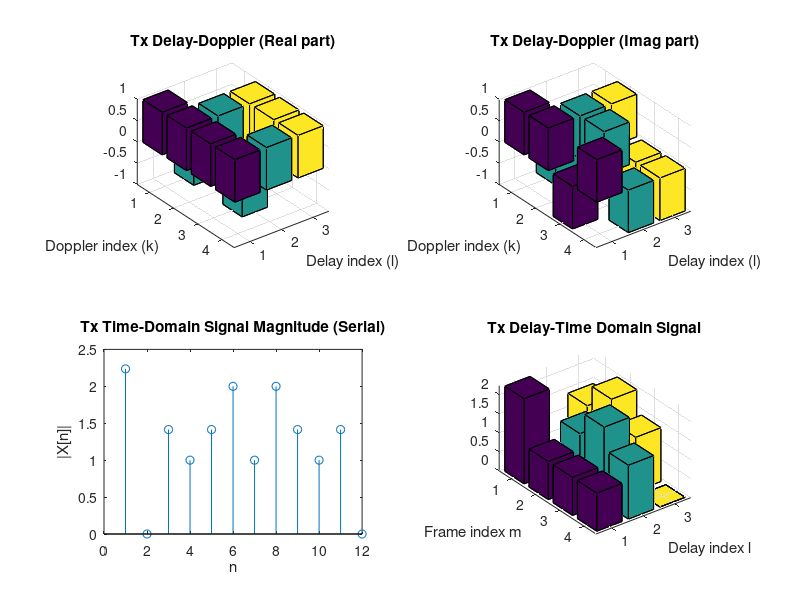
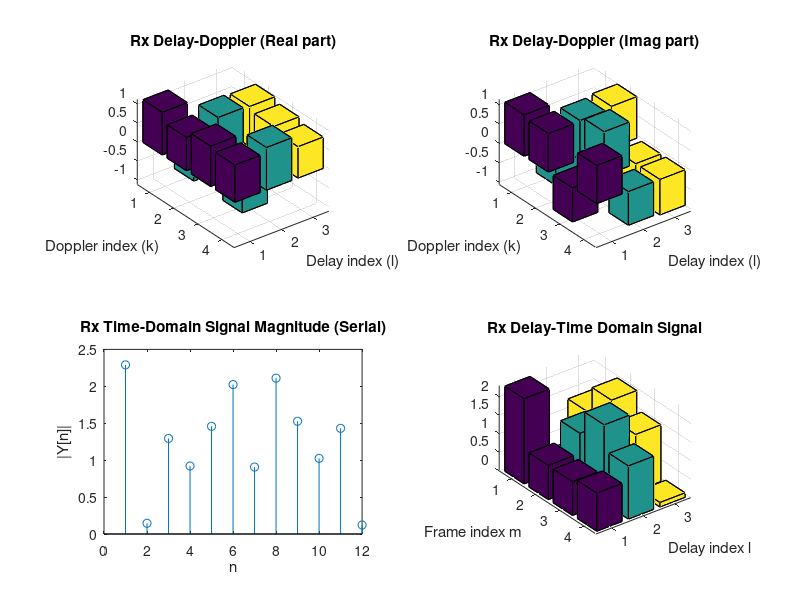

MATLAB code to generate these figures, in order:
%% OTFS Simulation using DZT-OTFS with AWGN Channel
clear all; close all; clc;

%% Parameters
L = 3;            % Number of delay bins
K = 4;            % Number of Doppler bins
N = L * K;        % Total number of time samples
SNR_dB = 20;      % SNR in dB for the AWGN channel

%% Generate delay-Doppler domain symbols (e.g., QPSK)
% Here we use QPSK symbols from the set {1+j, 1-j, -1+j, -1-j}
constellation = [1+1j, 1-1j, -1+1j, -1-1j];
rng(123); % for reproducibility
Z_tx = constellation(randi([1, length(constellation)], K, L));

%% Transmit: IDZT to obtain time-domain signal X[n]
X_tx = zeros(N,1); % preallocate time-domain signal

for n = 0:N-1
    l_idx = mod(n, L);         % delay index (0,...,L-1)
    m = floor(n/L);            % frame (or time index) corresponding to Doppler phase
    sum_val = 0;
    for k = 0:K-1
        % Note: MATLAB indices start at 1, so add 1
        sum_val = sum_val + Z_tx(k+1, l_idx+1) * exp(1j*2*pi*m*(k/K));
    end
    X_tx(n+1) = (1/sqrt(K)) * sum_val;
end

%% Reshape transmitted time-domain signal to show delay-time structure
% Each column corresponds to a frame (m) and each row corresponds to delay index l.
X_tx_mat = reshape(X_tx, L, K);

%% Plot the transmitted delay-Doppler grid
figure;
subplot(2,2,1);
bar3(real(Z_tx));
title('Tx Delay-Doppler (Real part)');
xlabel('Delay index (l)');
ylabel('Doppler index (k)');

subplot(2,2,2);
bar3(imag(Z_tx));
title('Tx Delay-Doppler (Imag part)');
xlabel('Delay index (l)');
ylabel('Doppler index (k)');

subplot(2,2,3);
stem(abs(X_tx_mat(:)));
title('Tx Time-Domain Signal Magnitude (Serial)');
xlabel('n'); ylabel('|X[n]|');

subplot(2,2,4);
bar3(abs(X_tx_mat.'));
title('Tx Delay-Time Domain Signal');
xlabel('Delay index l'); ylabel('Frame index m');

%% Pass the transmitted signal through an AWGN channel
% Compute noise power from SNR_dB
signal_power = mean(abs(X_tx).^2);
SNR = 10^(SNR_dB/10);
noise_power = signal_power/SNR;
noise = sqrt(noise_power/2) * (randn(size(X_tx)) + 1j*randn(size(X_tx)));
Y_rx = X_tx + noise;  % Received time-domain signal

%% Reshape received time-domain signal to delay-time matrix
Y_rx_mat = reshape(Y_rx, L, K);

%% Receiver Processing: Convert Y_rx back to Delay-Doppler domain via DZT
% For each delay bin l and Doppler index k, perform a K-point DFT along the frame axis.
Z_rx = zeros(K,L);
for l = 0:L-1
    % Extract the m-indexed samples for this delay index l:
    y_m = Y_rx_mat(l+1, :);  % This is a 1 x K vector (one symbol per frame)
    % Perform a K-point DFT with proper scaling:
    Z_rx(:,l+1) = (1/sqrt(K)) * fft(y_m.');   % Transpose to get a column vector
end

%% Plot the recovered delay-Doppler grid at receiver
figure;
subplot(2,2,1);
bar3(real(Z_rx));
title('Rx Delay-Doppler (Real part)');
xlabel('Delay index (l)');
ylabel('Doppler index (k)');

subplot(2,2,2);
bar3(imag(Z_rx));
title('Rx Delay-Doppler (Imag part)');
xlabel('Delay index (l)');
ylabel('Doppler index (k)');

%% Also plot the received time-domain signal (delay-time domain)
subplot(2,2,3);
stem(abs(Y_rx)); 
title('Rx Time-Domain Signal Magnitude (Serial)');
xlabel('n'); ylabel('|Y[n]|');

subplot(2,2,4);
bar3(abs(Y_rx_mat'));
title('Rx Delay-Time Domain Signal');
xlabel('Delay index l'); ylabel('Frame index m');

%% Display constellation error (if desired)
disp('Transmitted Delay-Doppler Grid (Z_tx):');
disp(Z_tx);
disp('Received Delay-Doppler Grid (Z_rx):');
disp(Z_rx);
